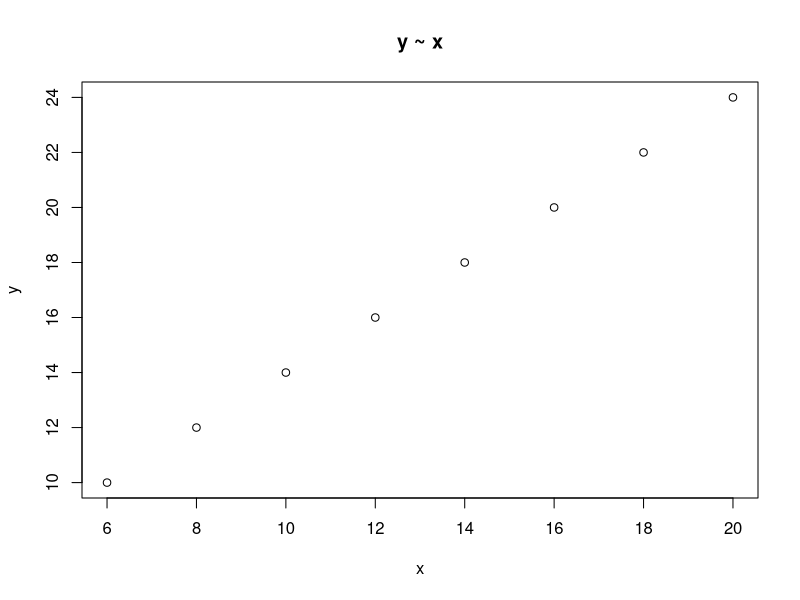
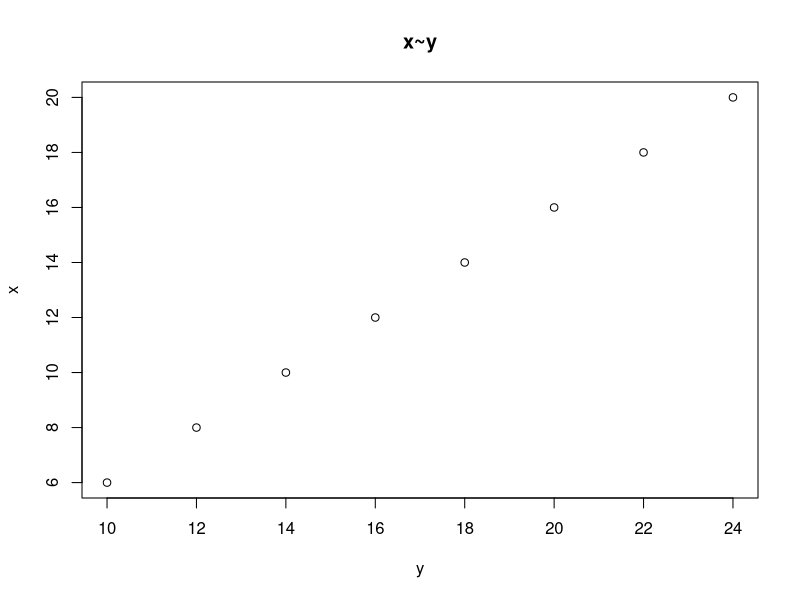
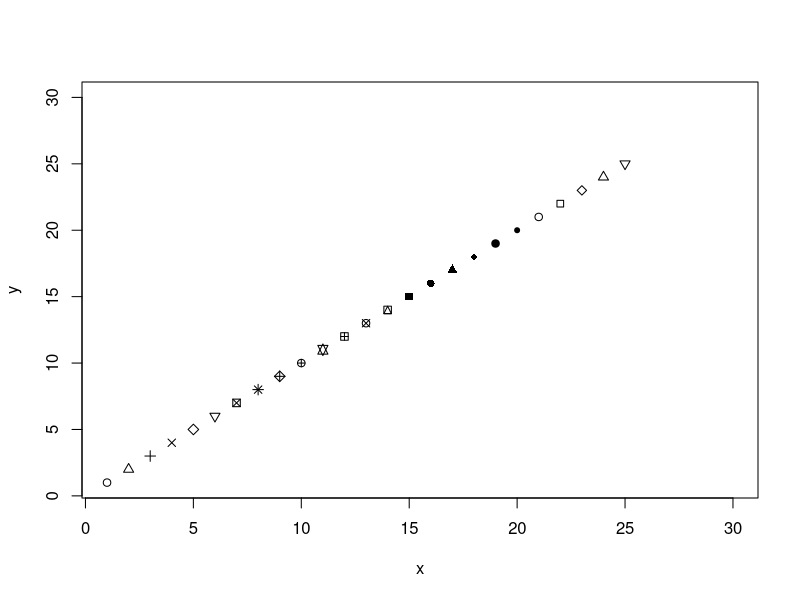
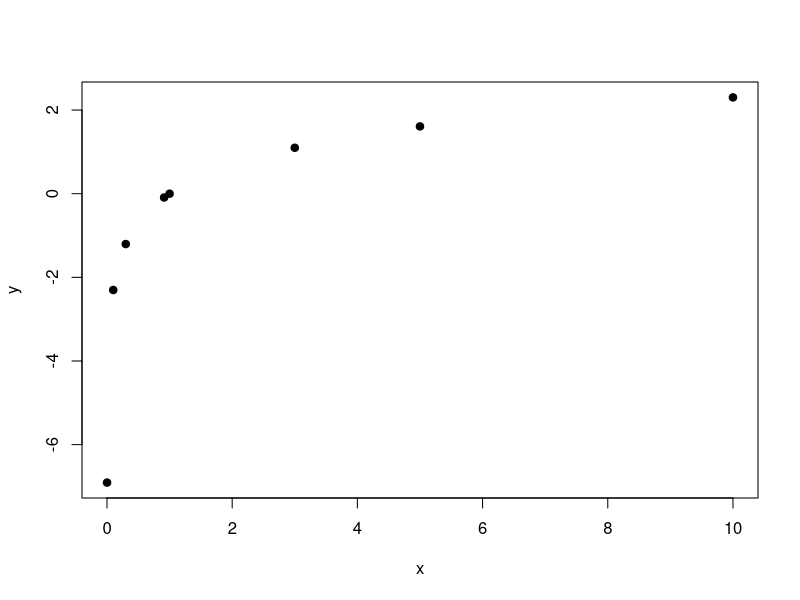
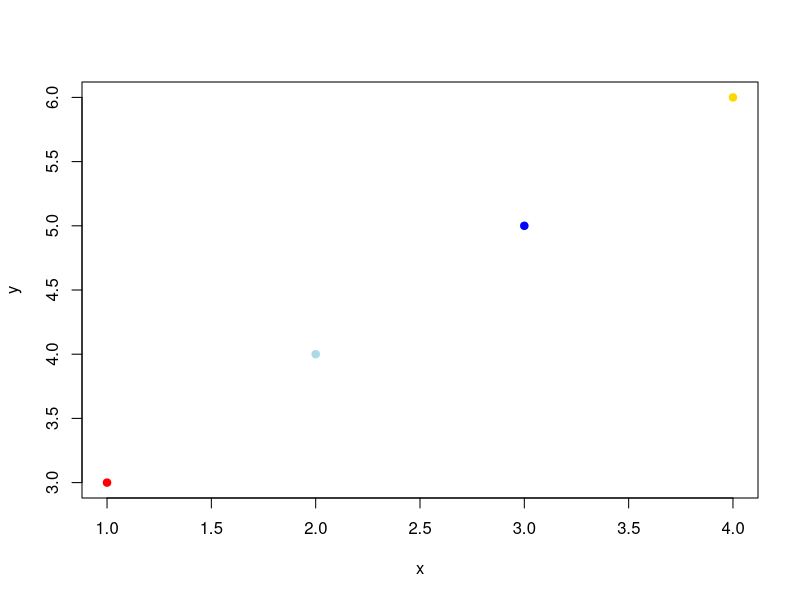

These figures' R source, in order:
## ---- chunk 1
10-7 
27/3.0 
35.46 *1.18 
1+3
## ---- chunk 2
print('hello world')
99 + 1
## ---- chunk 3
#3^2
3^2
pi
pi^2
3.141593 * 3.141593
## ---- chunk 4
#square 
3^2

5-2
5/2
5*3

#Q: 5 to the 3rd power? 
5^3

# * means times
5*5*5

#natural log, No 'ln'
log10(100)

#exponetial function
exp(pi)
exp(0)

#square-root
sqrt(pi)
sqrt(100)

#Q, 100 to the 1/2 power
100^0.5
## ---- chunk 5
 #these are arrays (vectors)
#x = seq(0,10, 0.1)
#x;
x <- 5:9;  # = means assignment, x will stay in memory
x;
1:15 #no assignment, no results stay in memory
z <- 1:15;
## ---- chunk 6
x[1]
## ---- chunk 7
x = 3:10
x
length(x)  #length() is an function in R
#Q what does length() do? 

help(length)
?length
## ---- chunk 8
?seq
help(seq)
?length

## ---- chunk 9
x = 3:10
x+1 #no assignment
x = x * 2; # what happens to x?
#The difference bw theese two lines is an important computing concept
# x =x+1, assign a new value from righthandside to the lefthandside.
x;

## ---- chunk 10
y = x+4
#simple plot
plot( y ~ x, main= "y ~ x" );
plot( x ~ y, main= "x~y" )
## ---- chunk 11
x = 1:30;
y = x; 
plot( y ~ x, pch=x); 
## ---- chunk 12
#plot( y ~ x, main="first plot" );
#plot( x ~ y, main="second plot" )
#?plot

#exercise
# modify plot( y ~ x ) to line plot
# by adding type into the command
# ... ... 
#plot( y ~ x, main="line-point plot", type='b', pch=19 )


#this is another way of specifying an array
x = c( 0.1, 0.3, 1, 3, 5, 10, 0.001, 0.913 );
w = c(1, 3, 5, 7)
x[4:6]
x[2]
x[c(1,5,2)]

y = log(x);
plot( y ~ x, pch=19 );
## ---- chunk 13
mycolors = c("red", "lightblue", "blue", "gold")
x = 1:4
y = x + 2
plot( y ~ x, col=mycolors, pch=19)
